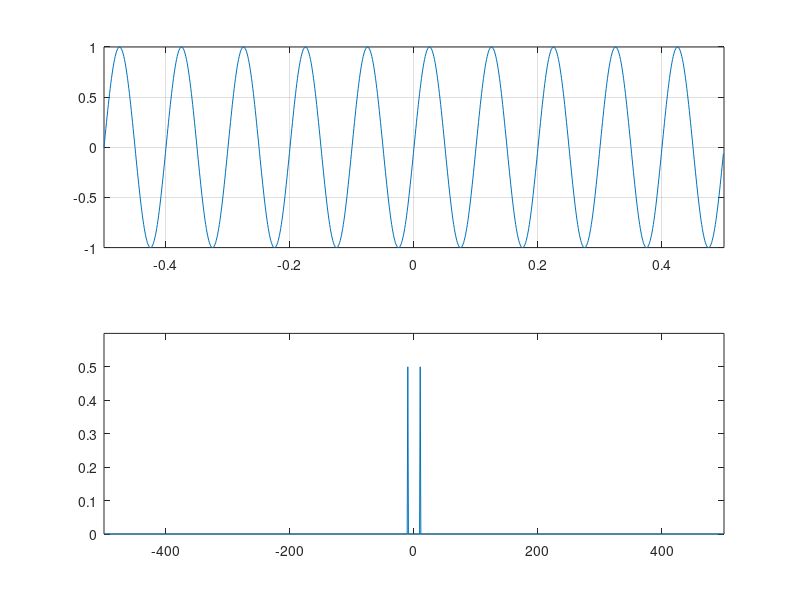

Reproduce this figure in MATLAB. (Note: this script raises an error after producing the figure.)
close all
clear all
clc

dt = 0.001;
t = -0.5:dt:0.5-dt;
g = sin(10*2*pi*t);


df = 1;
f = -1/(2*dt):df:1/(2*dt)-df;
G = fftshift(fft(fftshift(g)))*dt;

figure(1)
subplot(2,1,1)
plot(t,g)
axis([-0.5 0.5 -1 1])
grid on

subplot(2,1,2)
plot(f,abs(G))
axis([-500 500 -0 0.6])

p_t = bandpower(g);
p_db = 10*log10(p_t/0.001)
p_f = bandpower(abs(G))/dt

% Total power of the signal g from time domain is 
% Total power of the signal g from frequency domain is 
